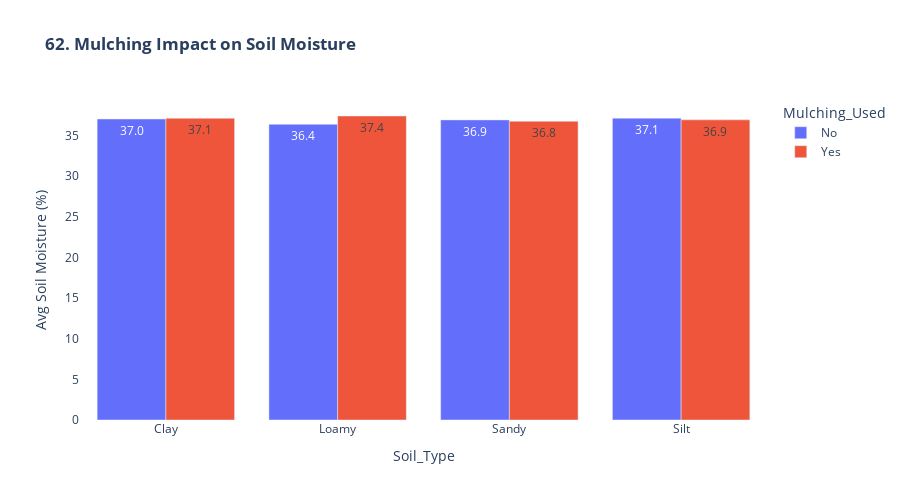

Write notebook code for a chart like this one.
### Markdown cell above
### *62. Mulching Impact Quantified*

### Code cell
print("\n62. Mulching Benefits...")

mulching_stats = df.groupby(['Soil_Type', 'Mulching_Used'], observed=False).agg({
    'Soil_Moisture': 'mean',
    'Previous_Irrigation_mm': 'mean',
    'Irrigation_Need': lambda x: (x == 'Low').mean() * 100
}).reset_index()

fig62 = px.bar(mulching_stats, x='Soil_Type', y='Soil_Moisture', 
               color='Mulching_Used', barmode='group', text_auto='.1f',
               title='<b>62. Mulching Impact on Soil Moisture</b>',
               labels={'Soil_Moisture': 'Avg Soil Moisture (%)'})

fig62.update_layout(height=500, plot_bgcolor='white')
fig62.show()

### Figure 1 — Plotly figure (JSON) as saved in the notebook; plotly's stock layout.template omitted (floating-point values rounded to 4 significant figures)
{"data": [{"alignmentgroup": "True", "hovertemplate": "Mulching_Used=No<br>Soil_Type=%{x}<br>Avg Soil Moisture (%)=%{y}<extra></extra>", "legendgroup": "No", "marker": {"color": "#636efa", "pattern": {"shape": ""}}, "name": "No", "offsetgroup": "No", "orientation": "v", "showlegend": true, "textposition": "auto", "texttemplate": "%{y:.1f}", "type": "bar", "x": ["Clay", "Loamy", "Sandy", "Silt"], "xaxis": "x", "y": [37.04, 36.38, 36.93, 37.14], "yaxis": "y"}, {"alignmentgroup": "True", "hovertemplate": "Mulching_Used=Yes<br>Soil_Type=%{x}<br>Avg Soil Moisture (%)=%{y}<extra></extra>", "legendgroup": "Yes", "marker": {"color": "#EF553B", "pattern": {"shape": ""}}, "name": "Yes", "offsetgroup": "Yes", "orientation": "v", "showlegend": true, "textposition": "auto", "texttemplate": "%{y:.1f}", "type": "bar", "x": ["Clay", "Loamy", "Sandy", "Silt"], "xaxis": "x", "y": [37.13, 37.41, 36.77, 36.94], "yaxis": "y"}], "layout": {"barmode": "group", "height": 500, "legend": {"title": {"text": "Mulching_Used"}, "tracegroupgap": 0}, "plot_bgcolor": "white", "title": {"text": "<b>62. Mulching Impact on Soil Moisture</b>"}, "xaxis": {"anchor": "y", "domain": [0, 1], "title": {"text": "Soil_Type"}}, "yaxis": {"anchor": "x", "domain": [0, 1], "title": {"text": "Avg Soil Moisture (%)"}}}}
